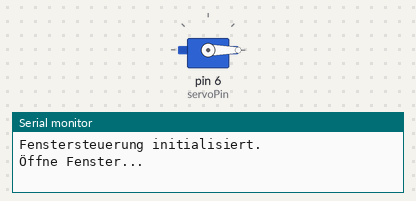
A sketch run on a simulated Arduino Uno, built with avr-gcc and run on an emulated ATmega328P. On the bench: servo, the last lines printed to the serial monitor.

Above: at 0.05 s.
At 10.0 s:
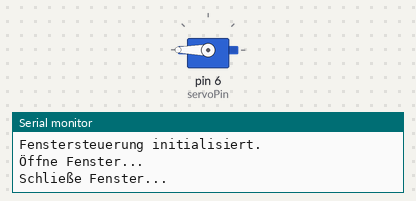
Timing chart, 0 to 13.0 s (numbered marks = the images above):
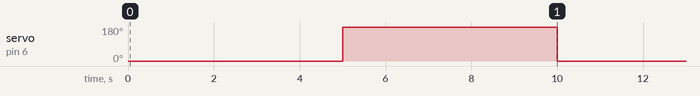

Measured:
- by itself, servo on pin 6 (servoPin): alternates 180° for 5.0 s and 0° for 5.0 s

The sketch:

fenster_servo.ino
```cpp
#include <Servo.h>

Servo meinServo; // Servo-Objekts

const int servoPin = 6;
const int offenWinkel = 0;
const int geschlossenWinkel = 360;
const long warteZeit = 5000;

void setup() {
  Serial.begin(115200);
  meinServo.attach(servoPin);
  Serial.println("Fenstersteuerung initialisiert.");
}

void loop() {
  // Fenster öffnen
  Serial.println("Öffne Fenster...");
  meinServo.write(offenWinkel);
  delay(warteZeit);

  // Fenster schließen
  Serial.println("Schließe Fenster...");
  meinServo.write(geschlossenWinkel);
  delay(warteZeit);
}
```
